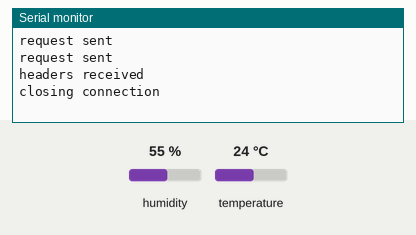
Bench run of a sketch on a simulated ESP8266 (Wemos D1 mini). Parts: the last lines printed to the serial monitor. Inputs (shaded band) come from the test bench; at power-on: humidity 55 %, temperature 24 °C. WiFi joins after 1.5 s; servers stay silent unless stated; uploads are accepted with an empty reply.

Above: at 3.0 s.
3.1 s: humidity set to 22 %
At 11.5 s:
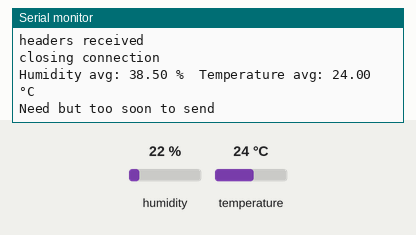
12.1 s: temperature set to 12 °C
At 20.8 s:
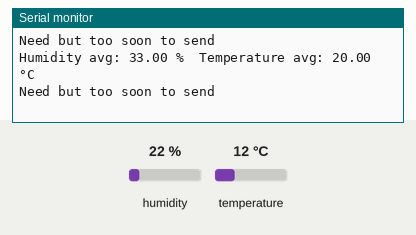
21.1 s: humidity set to 40 %
At 31.4 s:
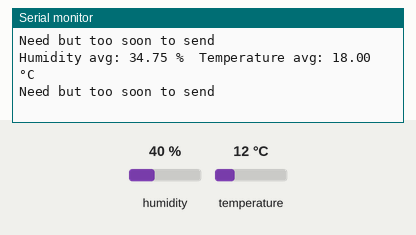

Measured:
- after the input at 3.1 s, the serial monitor: prints a new line after 6.9 s (image 1)
- after the input at 12.1 s, the serial monitor: prints a new line after 7.9 s (image 2)
- after the input at 21.1 s, the serial monitor: prints a new line after 8.9 s (image 3)

The sketch:

dht_to_form.ino
```cpp
#include <dummy.h>


#include <ESP8266WiFi.h>
#include <WiFiClient.h>
#include <ESP8266HTTPClient.h>
#include <ESP8266WiFiMulti.h>
#include <WiFiClientSecure.h>
#include <DHT.h>

#define DHTTYPE DHT11   // DHT Shield uses DHT 11
#define DHTPIN D4       // DHT Shield uses pin D4

ESP8266WiFiMulti wifiMulti;
// Existing WiFi network
const char* ssid     = "wifi";
const char* password = "";

// Initialize DHT sensor
// Note that older versions of this library took an optional third parameter to
// tweak the timings for faster processors.  This parameter is no longer needed
// as the current DHT reading algorithm adjusts itself to work on faster procs.
DHT dht(DHTPIN, DHTTYPE);

float humidity, temperature;                 // Raw float values from the sensor
char str_humidity[10], str_temperature[10];  // Rounded  sensor values and as strings
float avg_humidity, avg_temperature;
float last_sent_humidity, last_sent_temp;
char str_avg_humidity[10], str_avg_temperature[10];

const int kWinSize = 100;
float humidity_window[kWinSize], temperature_window[kWinSize]; // Sliding window of sensor values
float humidity_win_sum = 0, temperature_win_sum = 0;
int samples = 0;
int next_sample = 0;

String str_mac;


// Generally, you should use "unsigned long" for variables that hold time
unsigned long previousMillis = 0;            // When the sensor was last read
const long interval = 60000;                  // Wait this long until reading again
const long minInterval = 2 * 60 * 1000;
const long maxInterval = 10 * 60 * 1000;
const long sensorInterval = 10 * 1000;
unsigned long lastSense = 0;

int id; // ID for this sensor, derived from the MAC.

int get_id() {
  byte mac[6];

  WiFi.macAddress(mac);

  str_mac += String(mac[5],HEX);
  str_mac += String(":");
  str_mac += String(mac[4],HEX);
  str_mac += String(":");
  str_mac += String(mac[3],HEX);
  str_mac += String(":");
  str_mac += String(mac[2],HEX);
  str_mac += String(":");
  str_mac += String(mac[1],HEX);
  str_mac += String(":");
  str_mac += String(mac[0],HEX);
  Serial.println();
  Serial.println("MAC: " + str_mac);

  return 0;
}

/**
 * Updates the windows for temp and humidity, and computes the new averages.
 */
void update_window(float h, float t) {
  if (samples == kWinSize) {
    humidity_win_sum -= humidity_window[next_sample];
    temperature_win_sum -= temperature_window[next_sample];
  } else {
    ++samples;
  }

  humidity_win_sum += h;
  temperature_win_sum += t;

  humidity_window[next_sample] = h;
  temperature_window[next_sample] = t;

  next_sample = (next_sample + 1) % kWinSize;

  avg_humidity = humidity_win_sum / samples;
  avg_temperature = temperature_win_sum / samples;

  dtostrf(avg_humidity, 1, 2, str_avg_humidity);
  dtostrf(avg_temperature, 1, 2, str_avg_temperature);

  Serial.print("Humidity avg: ");
  Serial.print(str_avg_humidity);
  Serial.print(" %\t");
  Serial.print("Temperature avg: ");
  Serial.print(str_avg_temperature);
  Serial.println(" °C");
}

bool interval_met() {
  unsigned long currentMillis = millis();
  if (currentMillis < previousMillis)
    return true;

  if (currentMillis - previousMillis < interval)
    return false;

  previousMillis = currentMillis;
  return true;
}


/**
 * Checks if there's a change in temp or humidity that needs an update.
 */
bool need_update() {
  if ((int)(last_sent_humidity * 50) != (int)(avg_humidity * 50))
    return true;

  if ((int)(last_sent_temp * 50) != (int)(avg_temperature * 50))
    return true;

  return false;
}

bool read_sensor() {
  // Reading temperature and humidity takes about 250 milliseconds!
  // Sensor readings may also be up to 2 seconds 'old' (it's a very slow sensor)
  humidity = dht.readHumidity();        // Read humidity as a percent
  temperature = dht.readTemperature();  // Read temperature as Celsius

  // Check if any reads failed and exit early (to try again).
  if (isnan(humidity) || isnan(temperature)) {
    Serial.println("Failed to read from DHT sensor!");
    return false;
  }

  // Convert the floats to strings and round to 2 decimal places
  dtostrf(humidity, 1, 2, str_humidity);
  dtostrf(temperature, 1, 2, str_temperature);

  /*Serial.print("Humidity: ");
  Serial.print(str_humidity);
  Serial.print(" %\t");
  Serial.print("Temperature: ");
  Serial.print(str_temperature);
  Serial.println(" °C");*/
  return true;
}

void send_reading() {

  WiFiClientSecure https;
  Serial.println("beginning https...");

  String domain = "docs.google.com";


  if (!https.connect(domain.c_str(), 443)) {
    Serial.println("connection failed");
    return;
  }

  String url = "/forms/d/e/YOUR FORM ID/formResponse?";
  url = String(url + "entry.928714953=" + str_mac);
  url = String(url + "&entry.70098726=" + avg_temperature);
  url = String(url + "&entry.2062043784=" + avg_humidity);
  Serial.print("url: ");
  Serial.println(url);


  https.print(String("GET ") + url + " HTTP/1.1\r\n" +
              "Host: " + domain + "\r\n" +
              "User-Agent: DHTSensorESP8266\r\n" +
              "Connection: close\r\n\r\n");

  Serial.println("request sent");

    Serial.println("request sent");
  while (https.connected()) {
    String line = https.readStringUntil('\n');
    if (line == "\r") {
      Serial.println("headers received");
      break;
    }
  }
  Serial.println("closing connection");
}


void sense() {
  if (read_sensor())
    update_window(humidity, temperature);
}

void try_send() {
  while (wifiMulti.run() != WL_CONNECTED) {
    Serial.println("Not connected to WiFi.");
    delay(1000);
  }

  send_reading();
}

void sense_and_send() {
  sense();
  try_send();
}


void setup(void)
{
  // Open the Arduino IDE Serial Monitor to see what the code is doing
  Serial.begin(9600);
  dht.begin();

  id = get_id();

  Serial.println("WeMos DHT Client");
  Serial.println("");

  // Connect to your WiFi network
  wifiMulti.addAP(ssid); // password too if needed
  Serial.print("Connecting");

  sense_and_send();
}

void loop(void)
{
  unsigned long currentMillis = millis();

  if (currentMillis > lastSense && currentMillis - lastSense < sensorInterval) {
    return;
  }
  lastSense = currentMillis;
  sense();

  bool timeOverflow = currentMillis < previousMillis;
  unsigned long timeDelta = currentMillis - previousMillis;

  bool needUpdate = need_update();


  if (!needUpdate && !timeOverflow && timeDelta < maxInterval) {
    Serial.println("No need and too soon to send");
    return;
  }

  if (needUpdate && !timeOverflow && timeDelta < minInterval) {
    Serial.println("Need but too soon to send");
    return;
  }

  Serial.println("will send");

  try_send();

  previousMillis = currentMillis;
  last_sent_humidity = avg_humidity;
  last_sent_temp = avg_temperature;
}

// sensor entry.928714953
// temp entry.70098726
// humidity entry.2062043784
```
